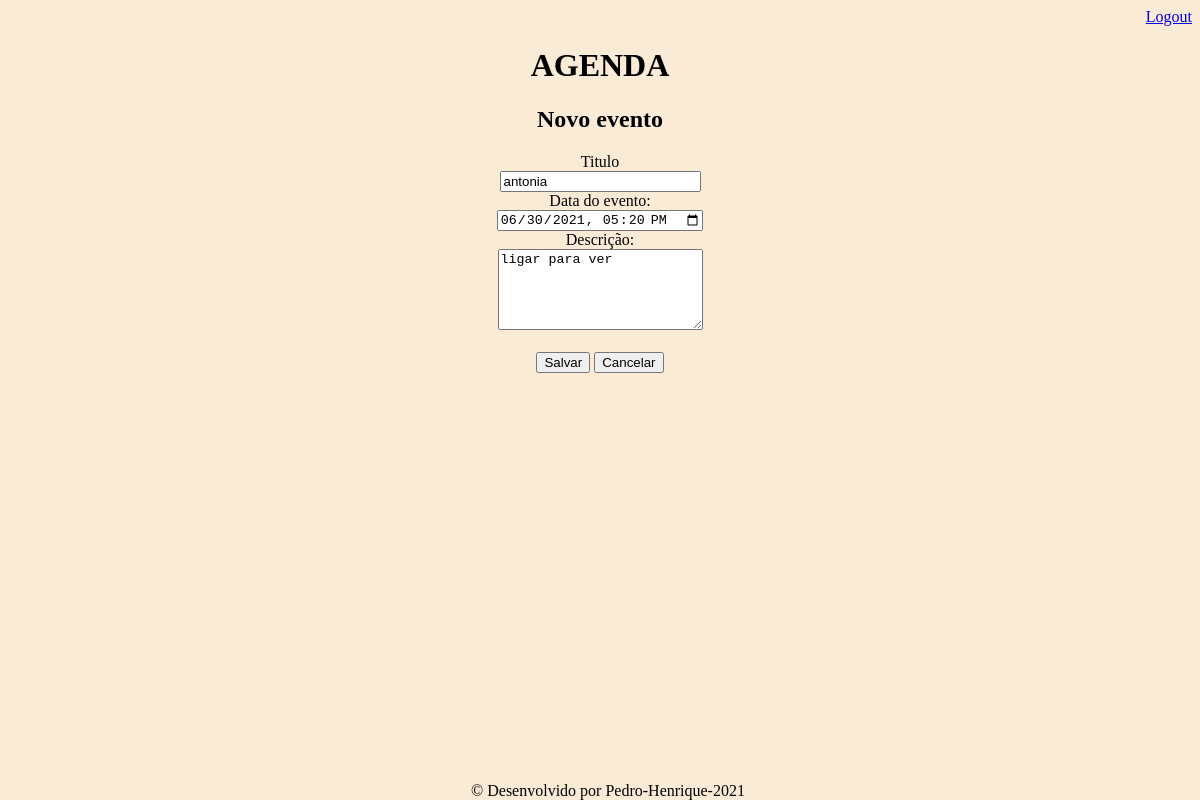
Page /agenda/evento/?id=8 (signed in) on the committed database.
### core/models.py (models this page shows, shortened)
class Evento(models.Model):
    titulo = models.CharField(max_length=100)
    descricao = models.TextField(blank=True,null=True)
    dataEvemto = models.DateTimeField()
    dataCriacao = models.DateTimeField(auto_now=True)
    usuario = models.ForeignKey(User, on_delete=models.CASCADE)
    class Meta:
        db_table = 'evento'
    def getDataInputEvento(self):
        return self.dataEvemto.strftime('%Y-%m-%dT%H:%M')

### core/views.py (the view)
# urls.py: path('agenda/evento/',views.evento),
@login_required(login_url='/login/')
def evento(request):
    id_evento = request.GET.get('id')
    dados = {}
    if id_evento:
        dados['evento'] = Evento.objects.get(id=id_evento)
    return render(request,'evento.html',dados)

### templates/evento.html (shortened to what this page needs)
{% extends "model-page.html" %}
{% block content %}
    <h2>Novo evento</h2>
    <form action="submit" method="post">{% csrf_token%}
        <label>Titulo</label>
        <br>
        <input type="text" name="titulo" size="22" value="{{ evento.titulo }}">
        <br>
        <label>Data do evento:</label>
        <br>
        <input type="datetime-local" name="data" value="{{ evento.getDataInputEvento }}">
        <br>
        <label>Descrição:</label>
        <br>
        <textarea name="descricao" rows="5" cols="23">{{ evento.descricao }}</textarea>
        <br>
        <br>
        <button type="submit">Salvar</button>
        <a href="/">
           <button type="button">Cancelar</button>
        </a>
    </form>
{% endblock %}

### static/css/estilo.css (style rules this page uses)
body { background-color: antiquewhite; text-align:center; }

### rows in the picture
Evento: titulo "antonia", data "06/30/2021 17:20", descricao "ligar para ver"
